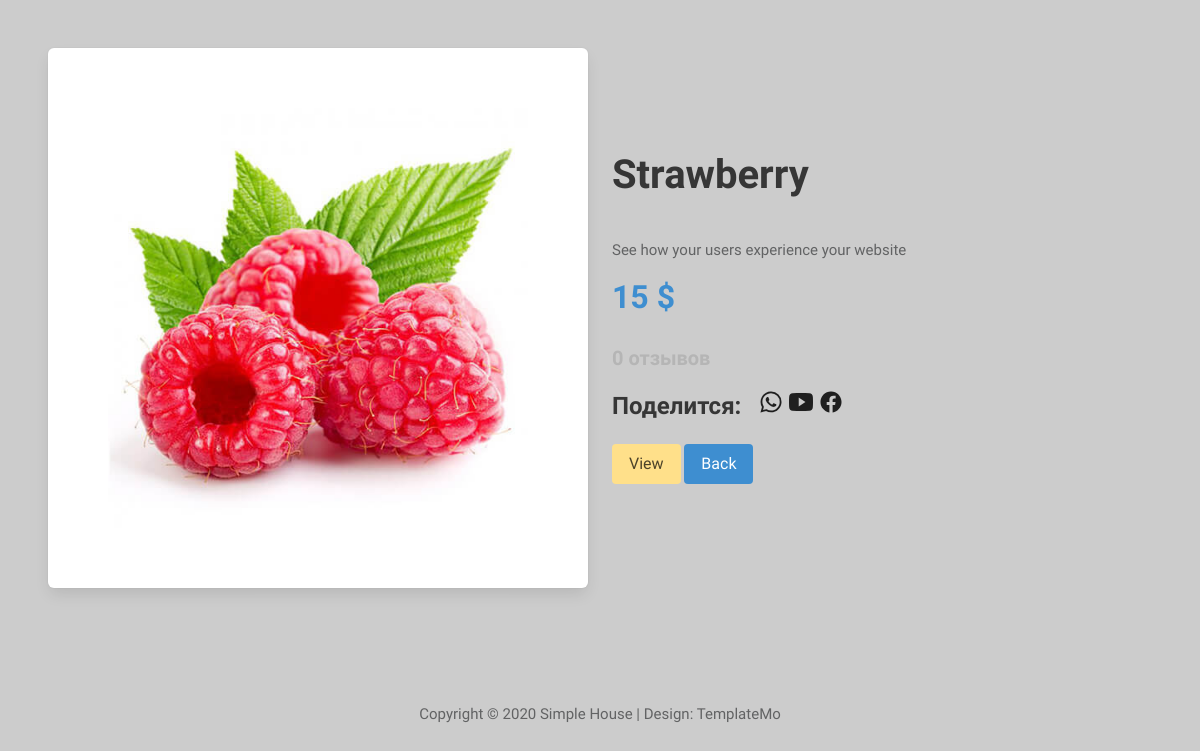
The page /detail/4 on the database its author committed.
### store/models.py (models this page shows, shortened)
class Products(models.Model):
    category = models.ForeignKey('store.Category', on_delete=models.CASCADE, null=True)
    title = models.CharField(max_length=255)
    description = models.TextField()
    slug = models.SlugField()
    image = models.ImageField()
    price = models.IntegerField(null=True)

### store/views.py (the view)
# urls.py: path('detail/<int:pk>', detail, name='detail'),
def detail(request, pk):
    product = Products.objects.get(pk=pk)
    return render(request, 'detail.html', {'product': product})

### store/templates/detail.html (shortened to what this page needs)
{% load static %}
<!DOCTYPE html>
<html lang="en">
<head>
    <link rel="stylesheet" href="https://cdn.jsdelivr.net/npm/bulma@0.9.3/css/bulma.min.css">
    <link href="{% static '/css/all.min.css' %}" rel="stylesheet"/>
    <link href="{% static '/css/templatemo-style.css' %}" rel="stylesheet"/>
    <link rel="stylesheet" href="{% static '/css/style.css' %}">
</head>
<body>
{% block content %}
    <div class="section product-detail">
        <div class="columns is-flex is-align-items-center">
            <div class="column">
                <div class="box">
                    <figure class="image product-detail-image">
                        <img src="{{ product.image.url }}" alt="Placeholder image">
                    </figure>
                </div>
            </div>
            <div class="column">
                <div class="content">
                    <p class="title is-size-2">
                        {{ product.title }}
                    </p>
                    <p>{{ product.description }}</p>
                    <p class="title is-size-3 has-text-info">{{ product.price }} $</p>
                    <p class="title is-size-5 has-text-grey-light">0 отзывов</p>
                    <p class="title is-size-4">
                        Поделится:
                        <span class="is-size-4 mx-3">
                            <a href="#">
                                <ion-icon name="logo-whatsapp" class="order"></ion-icon>
                            </a>
                            <a href="#">
                                <ion-icon name="logo-youtube" class="order"></ion-icon>
                            </a>
                            <a href="#">
                                <ion-icon name="logo-facebook" class="order"></ion-icon>
                            </a>
                        </span>
                    </p>
                        <a href="{% url 'store:rate_product' product.pk %}" class="button is-warning">View</a>
                        <a href="{% url 'store:shop' %}" class="button is-info">Back</a>
                </div>
            </div>
        </div>
    </div>
{% endblock %}
<footer class="tm-footer text-center">
    <p>Copyright &copy; 2020 Simple House
        | Design: <a rel="nofollow" href="https://templatemo.com">TemplateMo</a></p>
</footer>
</body>
</html>

### store/static/css/templatemo-style.css (style rules this page uses)
ul, nav, body, h1, h2, h4, h6, p, figure { margin: 0; padding: 0; }
a, button { transition: all 0.3s ease; }
html { box-sizing: border-box; -ms-overflow-style: scrollbar; }
*, *::before, *::after { box-sizing: inherit; }
.text-center { text-align: center; }
body { font-family: 'Open Sans', Arial, sans-serif; font-size: 17px; background-color: #ccc; overflow-x: hidden; }
p, address { color: #626364; line-height: 1.8; }
.tm-footer { padding: 25px 15px; margin-top: 40px; }
.tm-footer a { color: #626364; text-decoration: none; }

### store/static/css/style.css (style rules this page uses)
body { color: #666666; font-size: 15px; font-family: 'Athiti', sans-serif; line-height: 1.80857; }
a { color: #1f1f1f; text-decoration: none !important; outline: none !important; -webkit-transition: all .3s ease-in-out; -moz-transition: all .3s ease-in-out; -ms-transition: all .3s ease-in-out; -o-transition: all .3s ease-in-out; transition: all .3s ease-in-out; }
a { color: #1f1f1f; text-decoration: none; outline: none; }
a, .btn { text-decoration: none !important; outline: none !important; -webkit-transition: all .3s ease-in-out; -moz-transition: all .3s ease-in-out; -ms-transition: all .3s ease-in-out; -o-transition: all .3s ease-in-out; transition: all .3s ease-in-out; }

### rows shown on the page
Products: image (picture), title "Strawberry", description "See how your users experience your website", price "15"
